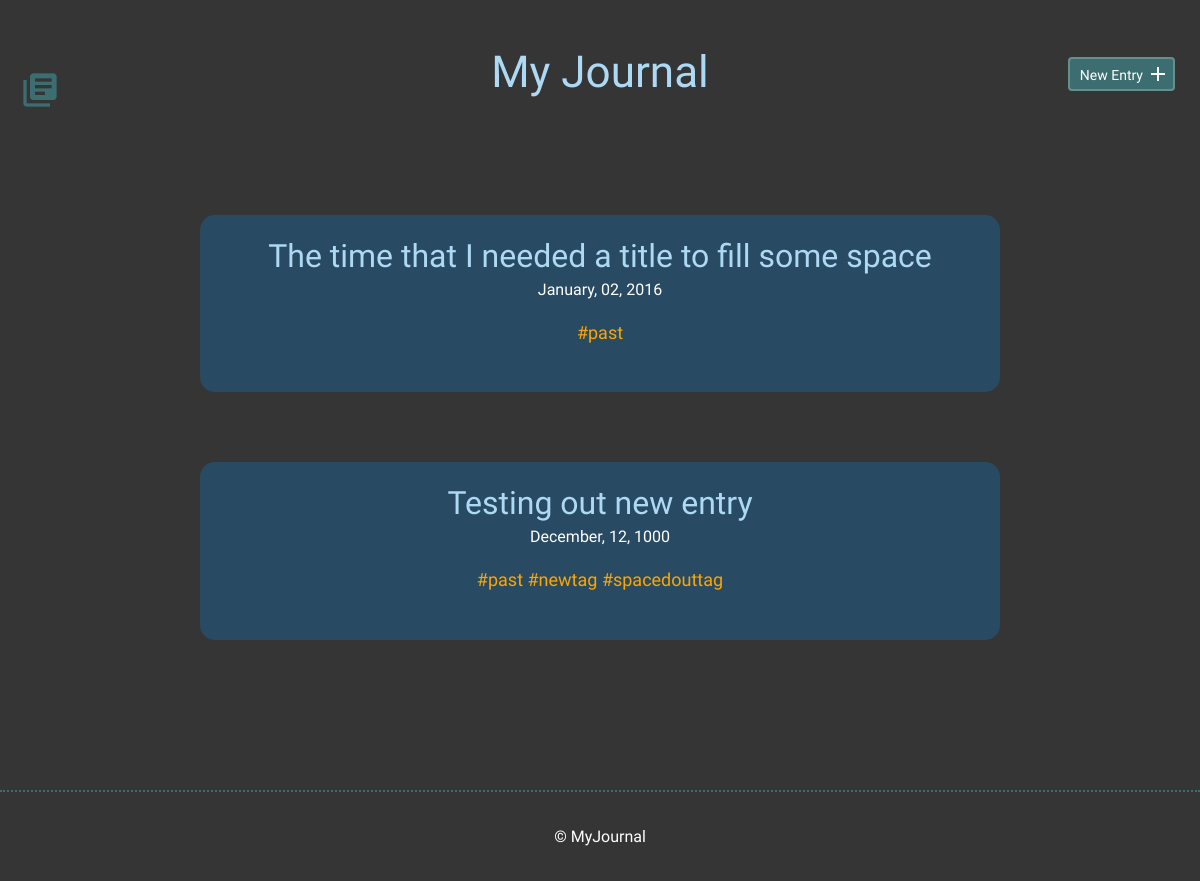
The page /index.php?tag=past on the database as committed earlier.
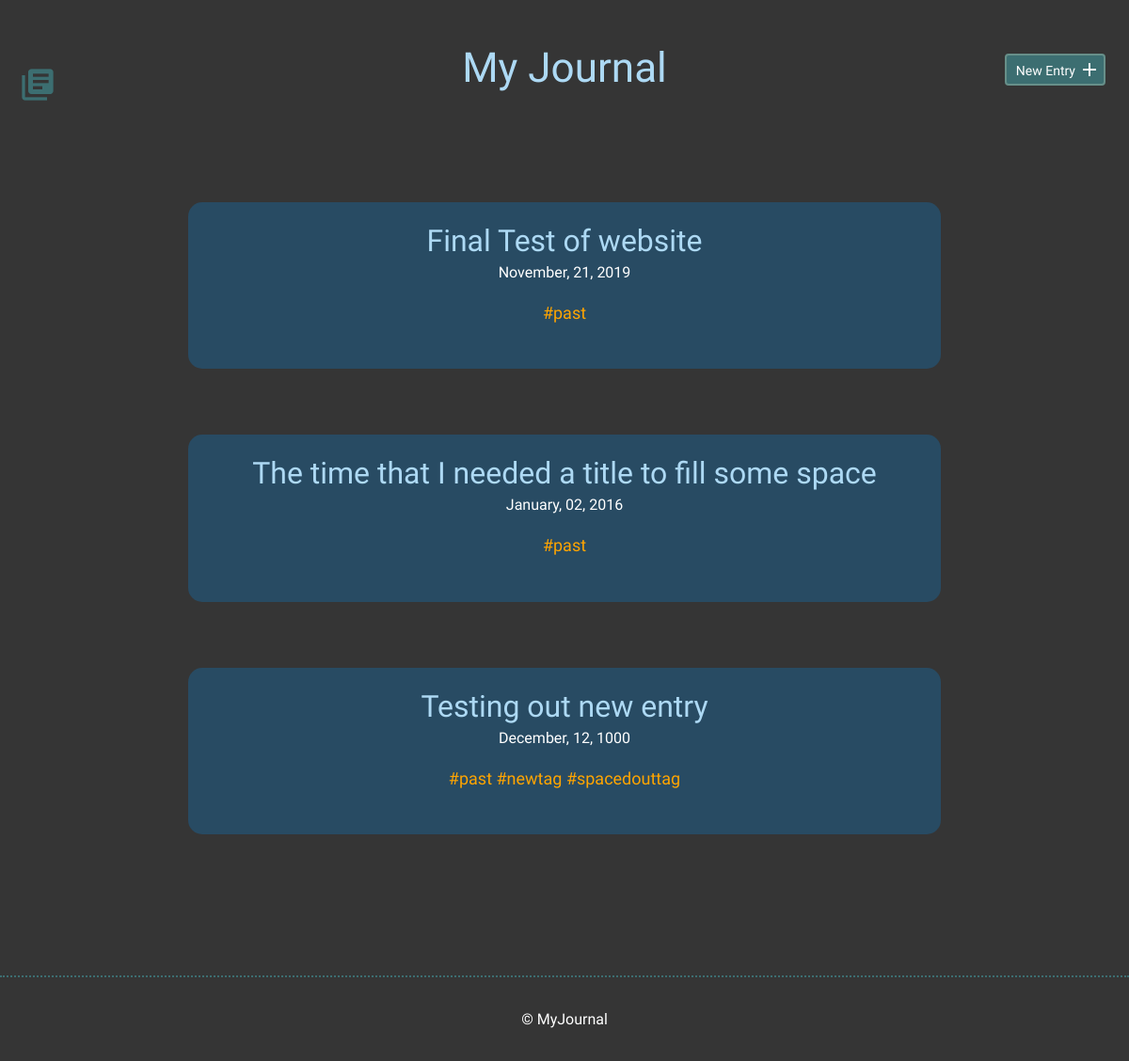
The same page on the database as committed later.
### tables this page shows
CREATE TABLE "entry_tags" (
	"entry_id"	INTEGER NOT NULL,
	"tag_id"	INTEGER NOT NULL
);

CREATE TABLE "entries" (
	`id`	INTEGER,
	`title`	TEXT,
	`date`	TEXT,
	`time_spent`	INTEGER,
	`learned`	BLOB,
	`resources`	BLOB,
	PRIMARY KEY(`id`)
);

### inc/functions.php (called while the page is built, shortened)
<?php
function sort_by_tags($tag){
    include ("connection.php");
    try {
        $sql = "SELECT * FROM entries JOIN entry_tags ON entries.id = entry_tags.entry_id JOIN tags ON tags.id = entry_tags.tag_id WHERE tags.tags = :tag ORDER BY date DESC";
        $stmt = $db->prepare($sql);
        $stmt->bindParam(':tag',$tag,PDO::PARAM_STR);
        $stmt->execute();
        $results = $stmt->fetchAll(PDO::FETCH_ASSOC);
        return $results;
    } catch (Exception $e) {
        echo "Unable to query DB" . $e->getMessage();
    }
}
function get_tags_by_entry_id($entries_id){
    include ("connection.php");
    try {
    $sql = "SELECT tags.id, tags.tags FROM tags JOIN entry_tags ON tags.id = entry_tags.tag_id WHERE entry_tags.entry_id = :entries_id";
    $stmt = $db->prepare($sql);
    $stmt->bindParam(':entries_id',$entries_id,PDO::PARAM_INT);
    $stmt->execute();
    $results = $stmt->fetchAll(PDO::FETCH_ASSOC);
    if(!empty($results)) {
        return $results;
    } else {
        return false;
    }
} catch (Exception $e) {
    echo "Unable to query DB" . $e->getMessage();
}
}
?>

### index.php (the view, shortened to what this page needs)
<?php include ("inc/header.php"); ?>
<?php
if(isset($_GET['tag'])) {
    $sortTag = $_GET['tag'];
}
?>
        <section>
            <div class="container">
                <div class="entry-list">
                    <?php
                    if(isset($sortTag)){
                        $entries = sort_by_tags($sortTag);
                        foreach($entries AS $entry) {
                            echo "<article>
                            <h2><a href=\"detail.php?id=". $entry['entry_id'] . "\">" .$entry['title']. "</a></h2>
                            <time datetime=\"" . $entry['date'] . "\">" . date('F, d, Y', strtotime($entry['date'])) . "</time>";
                            $tags = get_tags_by_entry_id($entry['entry_id']);
                            if($tags == true){
                                echo "<p>";
                                $tags = array_column($tags, "tags");
                                foreach($tags as $tag){
                                    echo "<a class='taglink' href=index.php?tag=".$tag. ">#" . $tag . "</a> ";
                                }
                                echo "</p>";
                            }
                             echo "</article>";
                        }
                    }
                    ?>
                </div>
            </div>
        </section>
<?php include ("inc/footer.php"); ?>

Rows that differ between the two databases and show on the page:
added entry_tags: entry.title "Final Test of website", entry.date "November, 21, 2019", tag "past"
